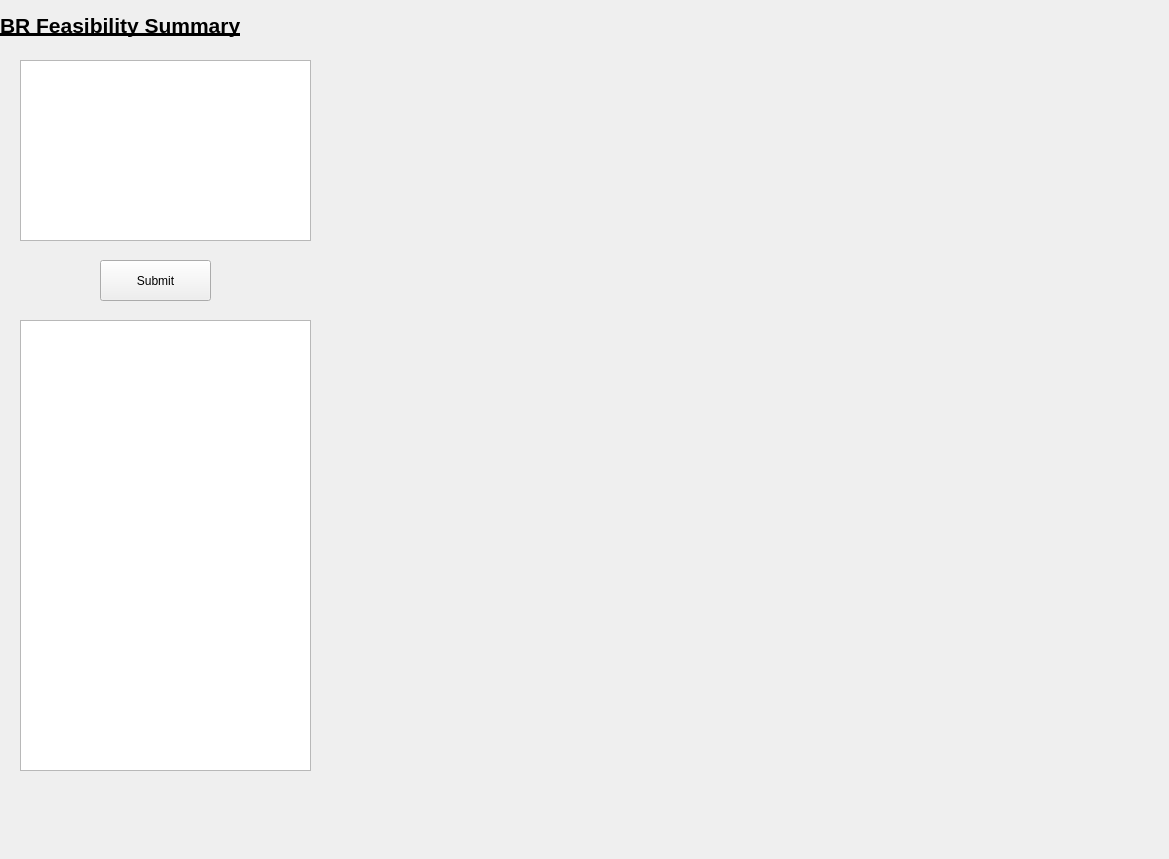
      <widget class="QWidget" name="scrollAreaWidgetContents">
       <property name="geometry">
        <rect>
         <x>0</x>
         <y>0</y>
         <width>1169</width>
         <height>859</height>
        </rect>
       </property>
       <widget class="QLabel" name="label">
        <property name="geometry">
         <rect>
          <x>0</x>
          <y>0</y>
          <width>241</width>
          <height>51</height>
         </rect>
        </property>
        <property name="text">
         <string>&lt;html&gt;&lt;head/&gt;&lt;body&gt;&lt;p&gt;&lt;span style=&quot; font-size:16pt; font-weight:700; text-decoration: underline;&quot;&gt;BR Feasibility Summary&lt;/span&gt;&lt;/p&gt;&lt;/body&gt;&lt;/html&gt;</string>
        </property>
       </widget>
       <widget class="QTableView" name="br_input_table">
        <property name="geometry">
         <rect>
          <x>20</x>
          <y>60</y>
          <width>291</width>
          <height>181</height>
         </rect>
        </property>
        <property name="sizePolicy">
         <sizepolicy hsizetype="Preferred" vsizetype="Preferred">
          <horstretch>0</horstretch>
          <verstretch>0</verstretch>
         </sizepolicy>
        </property>
        <property name="sizeAdjustPolicy">
         <enum>QAbstractScrollArea::SizeAdjustPolicy::AdjustToContents</enum>
        </property>
        <property name="alternatingRowColors">
         <bool>true</bool>
        </property>
        <attribute name="horizontalHeaderVisible">
         <bool>true</bool>
        </attribute>
       </widget>
       <widget class="QPushButton" name="br_submit">
        <property name="geometry">
         <rect>
          <x>100</x>
          <y>260</y>
          <width>111</width>
          <height>41</height>
         </rect>
        </property>
        <property name="text">
         <string>Submit</string>
        </property>
       </widget>
       <widget class="QTableView" name="br_input_table_3">
        <property name="geometry">
         <rect>
          <x>20</x>
          <y>320</y>
          <width>291</width>
          <height>451</height>
         </rect>
        </property>
        <property name="sizePolicy">
         <sizepolicy hsizetype="Preferred" vsizetype="Preferred">
          <horstretch>0</horstretch>
          <verstretch>0</verstretch>
         </sizepolicy>
        </property>
        <property name="sizeAdjustPolicy">
         <enum>QAbstractScrollArea::SizeAdjustPolicy::AdjustToContents</enum>
        </property>
       </widget>
      </widget>
